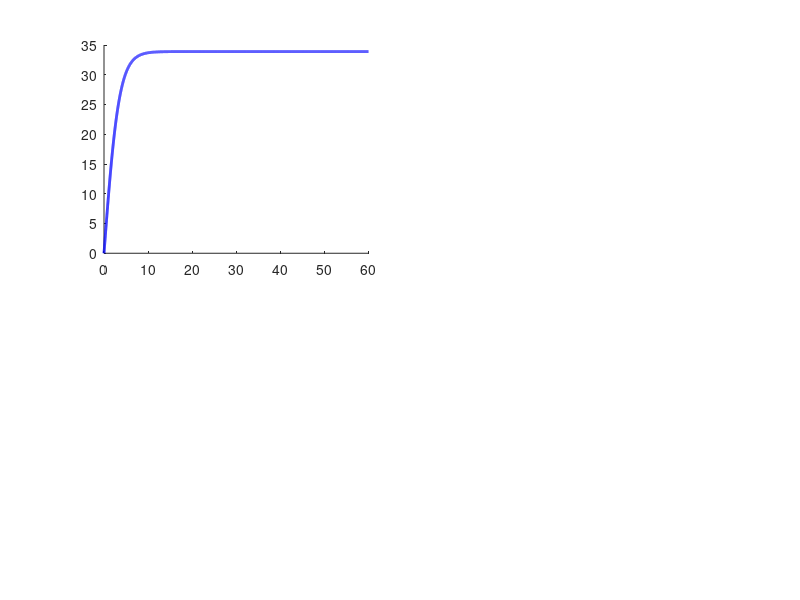

The MATLAB source for this figure: (Note: this script raises an error after producing the figure.)
%% Projectile Motion with Aerodynamic Drag
% Vlad Dragomir — Aerospace Engineering Portfolio
% Simulates projectile motion including drag, terminal velocity,
% and Reynolds number analysis for multiple objects

clc; clear; close all;

%% --- FLUID PROPERTIES (air at sea level, 20°C) ---
rho = 1.225;    % air density (kg/m³)
mu  = 1.81e-5;  % dynamic viscosity (Pa·s)
g   = 9.81;     % gravity (m/s²)

%% --- OBJECT DEFINITIONS ---
% Each object: [mass(kg), diameter(m), Cd, name]
objects = {
    0.145,  0.074,  0.47,  'Baseball';
    80,     0.50,   1.00,  'Skydiver';
    0.003,  0.05,   1.50,  'Feather';
};

colors = {'b', 'r', 'g'};

%% --- SIMULATION SETTINGS ---
dt    = 0.01;
t_max = 60;
v0    = 0;

%% --- ANALYTICAL TERMINAL VELOCITY ---
fprintf('=== TERMINAL VELOCITY ANALYSIS ===\n')
fprintf('%-12s %-15s %-15s %-15s\n', 'Object', 'Mass (kg)', 'Cd', 'v_terminal (m/s)')
fprintf('%s\n', repmat('-', 1, 60))

for i = 1:size(objects, 1)
    m  = objects{i,1};
    D  = objects{i,2};
    Cd = objects{i,3};
    A  = pi * (D/2)^2;
    v_term = sqrt(2*m*g / (rho*Cd*A));
    fprintf('%-12s %-15.3f %-15.2f %-15.2f\n', objects{i,4}, m, Cd, v_term)
end

%% --- NUMERICAL SIMULATION (Euler Method) ---
results = cell(size(objects,1), 1);

for i = 1:size(objects, 1)
    m  = objects{i,1};
    D  = objects{i,2};
    Cd = objects{i,3};
    A  = pi*(D/2)^2;

    t = 0:dt:t_max;
    v = zeros(size(t));
    a = zeros(size(t));
    y = zeros(size(t));
    Re = zeros(size(t));

    v(1) = v0;

    for j = 1:length(t)-1
        F_drag   = 0.5 * rho * Cd * A * v(j)^2;
        F_net    = m*g - F_drag;
        a(j)     = F_net / m;
        v(j+1)   = v(j) + a(j)*dt;
        y(j+1)   = y(j) + v(j)*dt;
        Re(j)    = rho * v(j) * D / mu;
    end
    Re(end) = rho * v(end) * D / mu;
    a(end)  = a(end-1);

    results{i} = struct('t', t, 'v', v, 'a', a, 'y', y, 'Re', Re);
end

%% --- FIGURE 1: Main Results ---
figure('Color', 'white', 'Position', [100 100 1200 800])

% Velocity vs Time
subplot(2,2,1)
hold on
for i = 1:size(objects,1)
    m  = objects{i,1};
    D  = objects{i,2};
    Cd = objects{i,3};
    A  = pi*(D/2)^2;
    v_term = sqrt(2*m*g / (rho*Cd*A));
    plot(results{i}.t, results{i}.v, colors{i}, 'LineWidth', 2)
    yline(v_term, '--', 'Color', colors{i}, 'LineWidth', 1, ...
          'Label', sprintf('v_t = %.1f m/s', v_term))
end
hold off
xlabel('Time (s)'); ylabel('Velocity (m/s)')
title('Velocity vs Time', 'FontWeight', 'bold')
legend(objects{:,4}, 'Location', 'southeast')
grid on

% Distance vs Time
subplot(2,2,2)
hold on
for i = 1:size(objects,1)
    plot(results{i}.t, results{i}.y, colors{i}, 'LineWidth', 2)
end
hold off
xlabel('Time (s)'); ylabel('Distance Fallen (m)')
title('Distance vs Time', 'FontWeight', 'bold')
legend(objects{:,4}, 'Location', 'northwest')
grid on

% Acceleration vs Time
subplot(2,2,3)
hold on
for i = 1:size(objects,1)
    plot(results{i}.t, results{i}.a, colors{i}, 'LineWidth', 2)
end
yline(0, 'k--', 'LineWidth', 1)
hold off
xlabel('Time (s)'); ylabel('Acceleration (m/s²)')
title('Acceleration vs Time', 'FontWeight', 'bold')
legend(objects{:,4}, 'Location', 'northeast')
grid on

% Drag Force vs Time
subplot(2,2,4)
hold on
for i = 1:size(objects,1)
    m  = objects{i,1};
    D  = objects{i,2};
    Cd = objects{i,3};
    A  = pi*(D/2)^2;
    F_drag = 0.5 * rho * Cd * A * results{i}.v.^2;
    plot(results{i}.t, F_drag, colors{i}, 'LineWidth', 2)
    yline(m*g, '--', 'Color', colors{i}, 'LineWidth', 1, ...
          'Label', sprintf('W = %.1f N', m*g))
end
hold off
xlabel('Time (s)'); ylabel('Drag Force (N)')
title('Drag Force vs Time', 'FontWeight', 'bold')
legend(objects{:,4}, 'Location', 'southeast')
grid on

sgtitle('Projectile Motion with Aerodynamic Drag', 'FontSize', 14, 'FontWeight', 'bold')

%% --- FIGURE 2: Reynolds Number (separate per object) ---
figure('Color', 'white', 'Position', [100 100 1200 400])

for i = 1:size(objects,1)
    subplot(1,3,i)
    plot(results{i}.t, results{i}.Re, colors{i}, 'LineWidth', 2)
    yline(2300, 'k--', 'LineWidth', 1.5, 'Label', 'Laminar/Trans')
    yline(4000, 'k-',  'LineWidth', 1.5, 'Label', 'Trans/Turbulent')
    xlabel('Time (s)')
    ylabel('Reynolds Number')
    title(objects{i,4}, 'FontWeight', 'bold')
    grid on

    Re_term = results{i}.Re(end);
    if Re_term < 2300
        regime = 'Laminar';
    elseif Re_term < 4000
        regime = 'Transitional';
    else
        regime = 'Turbulent';
    end
    text(0.55, 0.25, sprintf('Re_{term} = %.0f\n%s', Re_term, regime), ...
         'Units', 'normalized', 'FontSize', 9, ...
         'BackgroundColor', 'white', 'EdgeColor', 'black')
end

sgtitle('Reynolds Number vs Time — By Object', 'FontSize', 13, 'FontWeight', 'bold')

%% --- PRINT REYNOLDS REGIME ---
fprintf('\n=== REYNOLDS NUMBER AT TERMINAL VELOCITY ===\n')
fprintf('%-12s %-20s %-15s\n', 'Object', 'Re (terminal)', 'Flow Regime')
fprintf('%s\n', repmat('-', 1, 50))
for i = 1:size(objects,1)
    Re_term = results{i}.Re(end);
    if Re_term < 2300
        regime = 'Laminar';
    elseif Re_term < 4000
        regime = 'Transitional';
    else
        regime = 'Turbulent';
    end
    fprintf('%-12s %-20.0f %-15s\n', objects{i,4}, Re_term, regime)
end
